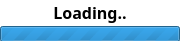
<?xml version="1.0" encoding="UTF-8"?>
<ui version="4.0">
 <class>QDialogLoading</class>
 <widget class="QDialog" name="QDialogLoading">
  <property name="geometry">
   <rect>
    <x>0</x>
    <y>0</y>
    <width>180</width>
    <height>41</height>
   </rect>
  </property>
  <property name="minimumSize">
   <size>
    <width>180</width>
    <height>41</height>
   </size>
  </property>
  <property name="maximumSize">
   <size>
    <width>180</width>
    <height>41</height>
   </size>
  </property>
  <property name="palette">
   <palette>
    <active>
     <colorrole role="WindowText">
      <brush brushstyle="SolidPattern">
       <color alpha="255">
        <red>0</red>
        <green>0</green>
        <blue>0</blue>
       </color>
      </brush>
     </colorrole>
     <colorrole role="Button">
      <brush brushstyle="SolidPattern">
       <color alpha="255">
        <red>255</red>
        <green>255</green>
        <blue>255</blue>
       </color>
      </brush>
     </colorrole>
     <colorrole role="Light">
      <brush brushstyle="SolidPattern">
       <color alpha="255">
        <red>255</red>
        <green>255</green>
        <blue>255</blue>
       </color>
      </brush>
     </colorrole>
     <colorrole role="Midlight">
      <brush brushstyle="SolidPattern">
       <color alpha="255">
        <red>255</red>
        <green>255</green>
        <blue>255</blue>
       </color>
      </brush>
     </colorrole>
     <colorrole role="Dark">
      <brush brushstyle="SolidPattern">
       <color alpha="255">
        <red>127</red>
        <green>127</green>
        <blue>127</blue>
       </color>
      </brush>
     </colorrole>
     <colorrole role="Mid">
      <brush brushstyle="SolidPattern">
       <color alpha="255">
        <red>170</red>
        <green>170</green>
        <blue>170</blue>
       </color>
      </brush>
     </colorrole>
     <colorrole role="Text">
      <brush brushstyle="SolidPattern">
       <color alpha="255">
        <red>0</red>
        <green>0</green>
        <blue>0</blue>
       </color>
      </brush>
     </colorrole>
     <colorrole role="BrightText">
      <brush brushstyle="SolidPattern">
       <color alpha="255">
        <red>255</red>
        <green>255</green>
        <blue>255</blue>
       </color>
      </brush>
     </colorrole>
     <colorrole role="ButtonText">
      <brush brushstyle="SolidPattern">
       <color alpha="255">
        <red>0</red>
        <green>0</green>
        <blue>0</blue>
       </color>
      </brush>
     </colorrole>
     <colorrole role="Base">
      <brush brushstyle="SolidPattern">
       <color alpha="255">
        <red>255</red>
        <green>255</green>
        <blue>255</blue>
       </color>
      </brush>
     </colorrole>
     <colorrole role="Window">
      <brush brushstyle="SolidPattern">
       <color alpha="255">
        <red>255</red>
        <green>255</green>
        <blue>255</blue>
       </color>
      </brush>
     </colorrole>
     <colorrole role="Shadow">
      <brush brushstyle="SolidPattern">
       <color alpha="255">
        <red>0</red>
        <green>0</green>
        <blue>0</blue>
       </color>
      </brush>
     </colorrole>
     <colorrole role="AlternateBase">
      <brush brushstyle="SolidPattern">
       <color alpha="255">
        <red>255</red>
        <green>255</green>
        <blue>255</blue>
       </color>
      </brush>
     </colorrole>
     <colorrole role="ToolTipBase">
      <brush brushstyle="SolidPattern">
       <color alpha="255">
        <red>255</red>
        <green>255</green>
        <blue>220</blue>
       </color>
      </brush>
     </colorrole>
     <colorrole role="ToolTipText">
      <brush brushstyle="SolidPattern">
       <color alpha="255">
        <red>0</red>
        <green>0</green>
        <blue>0</blue>
       </color>
      </brush>
     </colorrole>
    </active>
    <inactive>
     <colorrole role="WindowText">
      <brush brushstyle="SolidPattern">
       <color alpha="255">
        <red>0</red>
        <green>0</green>
        <blue>0</blue>
       </color>
      </brush>
     </colorrole>
     <colorrole role="Button">
      <brush brushstyle="SolidPattern">
       <color alpha="255">
        <red>255</red>
        <green>255</green>
        <blue>255</blue>
       </color>
      </brush>
     </colorrole>
     <colorrole role="Light">
      <brush brushstyle="SolidPattern">
       <color alpha="255">
        <red>255</red>
        <green>255</green>
        <blue>255</blue>
       </color>
      </brush>
     </colorrole>
     <colorrole role="Midlight">
      <brush brushstyle="SolidPattern">
       <color alpha="255">
        <red>255</red>
        <green>255</green>
        <blue>255</blue>
       </color>
      </brush>
     </colorrole>
     <colorrole role="Dark">
      <brush brushstyle="SolidPattern">
       <color alpha="255">
        <red>127</red>
        <green>127</green>
        <blue>127</blue>
       </color>
      </brush>
     </colorrole>
     <colorrole role="Mid">
      <brush brushstyle="SolidPattern">
       <color alpha="255">
        <red>170</red>
        <green>170</green>
        <blue>170</blue>
       </color>
      </brush>
     </colorrole>
     <colorrole role="Text">
      <brush brushstyle="SolidPattern">
       <color alpha="255">
        <red>0</red>
        <green>0</green>
        <blue>0</blue>
       </color>
      </brush>
     </colorrole>
     <colorrole role="BrightText">
      <brush brushstyle="SolidPattern">
       <color alpha="255">
        <red>255</red>
        <green>255</green>
        <blue>255</blue>
       </color>
      </brush>
     </colorrole>
     <colorrole role="ButtonText">
      <brush brushstyle="SolidPattern">
       <color alpha="255">
        <red>0</red>
        <green>0</green>
        <blue>0</blue>
       </color>
      </brush>
     </colorrole>
     <colorrole role="Base">
      <brush brushstyle="SolidPattern">
       <color alpha="255">
        <red>255</red>
        <green>255</green>
        <blue>255</blue>
       </color>
      </brush>
     </colorrole>
     <colorrole role="Window">
      <brush brushstyle="SolidPattern">
       <color alpha="255">
        <red>255</red>
        <green>255</green>
        <blue>255</blue>
       </color>
      </brush>
     </colorrole>
     <colorrole role="Shadow">
      <brush brushstyle="SolidPattern">
       <color alpha="255">
        <red>0</red>
        <green>0</green>
        <blue>0</blue>
       </color>
      </brush>
     </colorrole>
     <colorrole role="AlternateBase">
      <brush brushstyle="SolidPattern">
       <color alpha="255">
        <red>255</red>
        <green>255</green>
        <blue>255</blue>
       </color>
      </brush>
     </colorrole>
     <colorrole role="ToolTipBase">
      <brush brushstyle="SolidPattern">
       <color alpha="255">
        <red>255</red>
        <green>255</green>
        <blue>220</blue>
       </color>
      </brush>
     </colorrole>
     <colorrole role="ToolTipText">
      <brush brushstyle="SolidPattern">
       <color alpha="255">
        <red>0</red>
        <green>0</green>
        <blue>0</blue>
       </color>
      </brush>
     </colorrole>
    </inactive>
    <disabled>
     <colorrole role="WindowText">
      <brush brushstyle="SolidPattern">
       <color alpha="255">
        <red>127</red>
        <green>127</green>
        <blue>127</blue>
       </color>
      </brush>
     </colorrole>
     <colorrole role="Button">
      <brush brushstyle="SolidPattern">
       <color alpha="255">
        <red>255</red>
        <green>255</green>
        <blue>255</blue>
       </color>
      </brush>
     </colorrole>
     <colorrole role="Light">
      <brush brushstyle="SolidPattern">
       <color alpha="255">
        <red>255</red>
        <green>255</green>
        <blue>255</blue>
       </color>
      </brush>
     </colorrole>
     <colorrole role="Midlight">
      <brush brushstyle="SolidPattern">
       <color alpha="255">
        <red>255</red>
        <green>255</green>
        <blue>255</blue>
       </color>
      </brush>
     </colorrole>
     <colorrole role="Dark">
      <brush brushstyle="SolidPattern">
       <color alpha="255">
        <red>127</red>
        <green>127</green>
        <blue>127</blue>
       </color>
      </brush>
     </colorrole>
     <colorrole role="Mid">
      <brush brushstyle="SolidPattern">
       <color alpha="255">
        <red>170</red>
        <green>170</green>
        <blue>170</blue>
       </color>
      </brush>
     </colorrole>
     <colorrole role="Text">
      <brush brushstyle="SolidPattern">
       <color alpha="255">
        <red>127</red>
        <green>127</green>
        <blue>127</blue>
       </color>
      </brush>
     </colorrole>
     <colorrole role="BrightText">
      <brush brushstyle="SolidPattern">
       <color alpha="255">
        <red>255</red>
        <green>255</green>
        <blue>255</blue>
       </color>
      </brush>
     </colorrole>
     <colorrole role="ButtonText">
      <brush brushstyle="SolidPattern">
       <color alpha="255">
        <red>127</red>
        <green>127</green>
        <blue>127</blue>
       </color>
      </brush>
     </colorrole>
     <colorrole role="Base">
      <brush brushstyle="SolidPattern">
       <color alpha="255">
        <red>255</red>
        <green>255</green>
        <blue>255</blue>
       </color>
      </brush>
     </colorrole>
     <colorrole role="Window">
      <brush brushstyle="SolidPattern">
       <color alpha="255">
        <red>255</red>
        <green>255</green>
        <blue>255</blue>
       </color>
      </brush>
     </colorrole>
     <colorrole role="Shadow">
      <brush brushstyle="SolidPattern">
       <color alpha="255">
        <red>0</red>
        <green>0</green>
        <blue>0</blue>
       </color>
      </brush>
     </colorrole>
     <colorrole role="AlternateBase">
      <brush brushstyle="SolidPattern">
       <color alpha="255">
        <red>255</red>
        <green>255</green>
        <blue>255</blue>
       </color>
      </brush>
     </colorrole>
     <colorrole role="ToolTipBase">
      <brush brushstyle="SolidPattern">
       <color alpha="255">
        <red>255</red>
        <green>255</green>
        <blue>220</blue>
       </color>
      </brush>
     </colorrole>
     <colorrole role="ToolTipText">
      <brush brushstyle="SolidPattern">
       <color alpha="255">
        <red>0</red>
        <green>0</green>
        <blue>0</blue>
       </color>
      </brush>
     </colorrole>
    </disabled>
   </palette>
  </property>
  <property name="windowTitle">
   <string>Labyrinth2015</string>
  </property>
  <widget class="QProgressBar" name="progressBar">
   <property name="geometry">
    <rect>
     <x>0</x>
     <y>26</y>
     <width>180</width>
     <height>16</height>
    </rect>
   </property>
   <property name="maximum">
    <number>0</number>
   </property>
   <property name="value">
    <number>-1</number>
   </property>
   <property name="format">
    <string>%p%</string>
   </property>
  </widget>
  <widget class="QLabel" name="label">
   <property name="geometry">
    <rect>
     <x>0</x>
     <y>0</y>
     <width>180</width>
     <height>25</height>
    </rect>
   </property>
   <property name="font">
    <font>
     <family>Waree</family>
     <pointsize>12</pointsize>
     <weight>75</weight>
     <bold>true</bold>
    </font>
   </property>
   <property name="text">
    <string>Loading..</string>
   </property>
   <property name="alignment">
    <set>Qt::AlignCenter</set>
   </property>
  </widget>
 </widget>
 <resources/>
 <connections/>
</ui>
